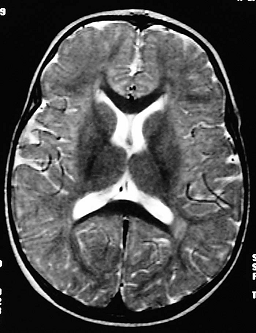
%> input picture Brain1.png, 256 x 333 px
$ octave comparison.m   (GNU Octave 9; MATLAB toolbox functions it lacks are replaced by stand-ins)
%> lines starting %> are read from the running program, lines starting %| are printed output that depends on the picture
% YCBCR with Speckle noise comparison
clear;
clc;
img=imread('brain1.png');
%> img is the input picture: size 333x256x3 uint8; min 0, max 255, mean 79.4
sp = imnoise(img,'speckle',0.01);
yiq=rgb2ycbcr(sp);
%> yiq: size 333x256x3 uint8; mean of channels 1, 2, 3 83.9, 128, 128
Y=yiq(:,:,1);
I=yiq(:,:,2);
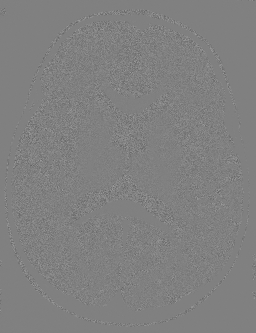
%> I: size 333x256 uint8; min 98, max 157, mean 128
Q=yiq(:,:,3);
sharpy=imsharpen(Y,'Radius',2,'Amount',1); sharpy=medfilt2(sharpy,[3 3]);
mediani=medfilt2(I,[5 5]);
medianq=medfilt2(Q,[5 5]);
combineyiq = cat(3, sharpy, mediani, medianq);
%> combineyiq: size 333x256x3 uint8; mean of channels 1, 2, 3 83.3, 128, 128
Gray=rgb2gray(combineyiq);
edgedetection = edge(Gray,'Canny');
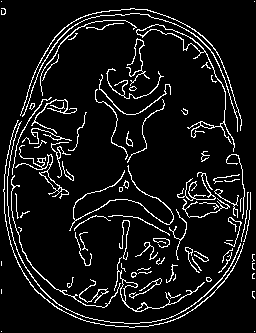
%> edgedetection: size 333x256 logical; 8.4% white in thin lines or dots
%
ycbcrgray=rgb2gray(yiq);
sobel=edge(ycbcrgray,'sobel');
%> sobel: size 333x256 logical; 3.9% white in thin lines or dots
roberts=edge(ycbcrgray,'roberts');
%> roberts: size 333x256 logical; 3.6% white in thin lines or dots
Prewitt=edge(ycbcrgray,'Prewitt');
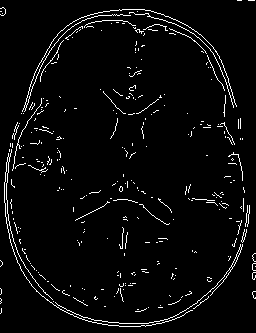
%> Prewitt: size 333x256 logical; 3.8% white in thin lines or dots
log=edge(ycbcrgray,'log');
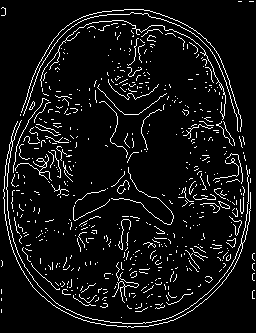
%> log: size 333x256 logical; 7.2% white in thin lines or dots
zerocross=edge(ycbcrgray,'zerocross');

sp1 = imnoise(img,'speckle',0.2);
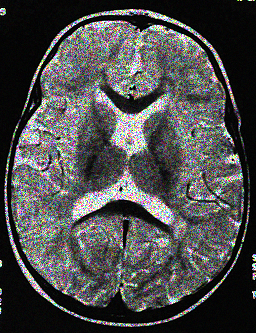
%> sp1: size 333x256x3 uint8; mean R, G, B 76.6, 76.7, 76.6
yiq1=rgb2ycbcr(sp1); yiq1=rgb2gray(yiq1);
%> after `yiq1=rgb2ycbcr(sp1)`: yiq1: size 333x256x3 uint8; mean of channels 1, 2, 3 81.8, 127.9, 128
%> after `yiq1=rgb2gray(yiq1)`:
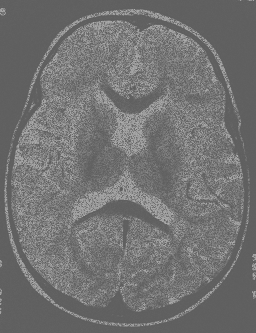
%> yiq1: size 333x256 uint8; min 90, max 173, mean 114.2
Canny=edge(yiq1,'Canny');
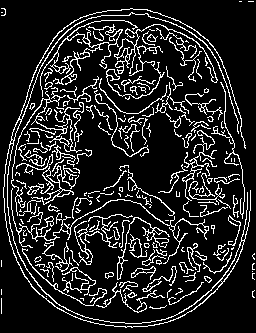
%> Canny: size 333x256 logical; 14.2% white in thin lines or dots


yiqnoise=imnoise(yiq,'speckle',0.01);
%> yiqnoise: size 333x256x3 uint8; mean of channels 1, 2, 3 83.9, 128, 128

subplot(2,4,1);subimage(yiqnoise);title('YCbCr');
subplot(2,4,2);subimage(sobel);title('Sobel');
subplot(2,4,3);subimage(roberts);title('Roberts');
subplot(2,4,4);subimage(Prewitt);title('Prewitt');
subplot(2,4,5);subimage(log);title('Log');
subplot(2,4,6);subimage(zerocross);title('Zerocross');
subplot(2,4,7);subimage(Canny);title('Canny');
subplot(2,4,8);subimage(edgedetection);title('Proposed Method');

$ run again, with baboon.png copied over Brain1.png
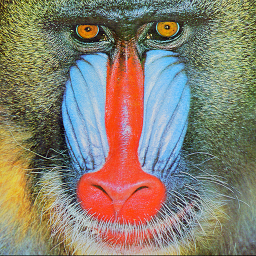
%> input picture baboon.png, 256 x 256 px
%> img is the input picture: size 256x256x3 uint8; mean R, G, B 137.2, 128.6, 112.9
%> yiq: size 256x256x3 uint8; mean of channels 1, 2, 3 127, 119.8, 132.7
%> combineyiq: size 256x256x3 uint8; mean of channels 1, 2, 3 125.2, 119.4, 132.8
%> `edgedetection = edge(Gray,'Canny');`:
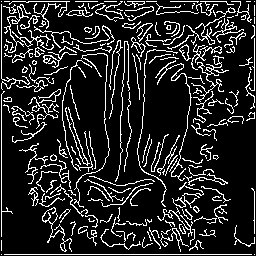
%> edgedetection: size 256x256 logical; 15.1% white in thin lines or dots
%> sobel: size 256x256 logical; 3.9% white in thin lines or dots
%> roberts: size 256x256 logical; 1.6% white in thin lines or dots
%> Prewitt: size 256x256 logical; 3.8% white in thin lines or dots
%> log: size 256x256 logical; 10.8% white in thin lines or dots
%> yiq1: size 256x256x3 uint8; mean of channels 1, 2, 3 123.4, 119.4, 131.6
%> yiq1: size 256x256 uint8
%> `Canny=edge(yiq1,'Canny');`:
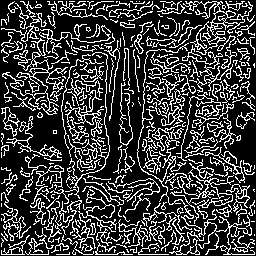
%> Canny: size 256x256 logical; 24.3% white in thin lines or dots
%> yiqnoise: size 256x256x3 uint8; mean of channels 1, 2, 3 127, 119.7, 132.8
